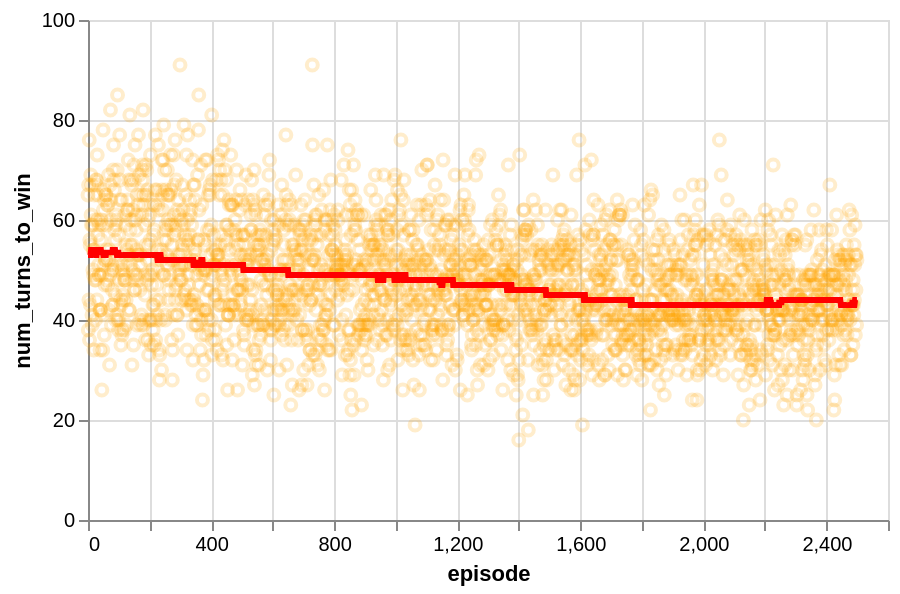

The notebook cell saved with this chart:
### Code cell
plot_training_metric(env, metric="num_turns_to_win")

### Figure 1 — Vega-Lite specification as saved in the notebook (floating-point values rounded to 4 significant figures; data arrays with more than 128 entries replaced by an {"elided": "..."} marker saying what was removed)
{"config": {"view": {"continuousWidth": 300, "continuousHeight": 300}}, "layer": [{"mark": {"type": "point", "color": "orange", "opacity": 0.2}, "encoding": {"x": {"field": "episode", "type": "quantitative"}, "y": {"field": "num_turns_to_win", "title": "num_turns_to_win", "type": "quantitative"}}}, {"mark": {"type": "line", "color": "red", "size": 3}, "encoding": {"x": {"field": "episode", "type": "quantitative"}, "y": {"field": "rolling_mean", "type": "quantitative"}}, "transform": [{"window": [{"op": "median", "field": "num_turns_to_win", "as": "rolling_mean"}], "frame": [-250, 250]}]}], "data": {"name": "data-565baf34fe5bf9197683112c1dcdee02"}, "height": 250, "width": 400, "$schema": "https://vega.github.io/schema/vega-lite/v5.17.0.json", "datasets": {"data-565baf34fe5bf9197683112c1dcdee02": {"elided": "2500 records"}}}
